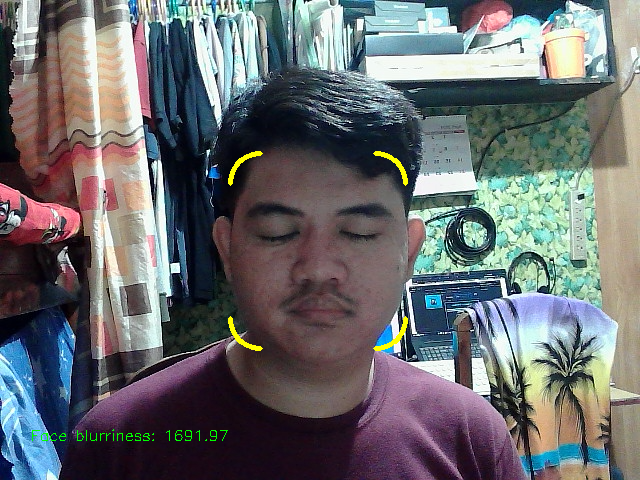
#> input picture test.png, 640 x 480 px, given in place of the camera
$ python track_pupil.py
#> lines starting #> are read from the running program, lines starting #| are printed output that depends on the picture; after the words box and inside, x2 and y2 are one past the last pixel; in counts of white or black regions, pixels touching at a corner belong together
#> in main, frame is the input picture: shape (480, 640, 3); mean B, G, R 110.3, 107.8, 105.9
import cv2
import numpy as np


# init part
face_cascade = cv2.CascadeClassifier(cv2.data.haarcascades + 'haarcascade_frontalface_default.xml')
eye_cascade = cv2.CascadeClassifier('Model/haarcascade_eye.xml')
detector_params = cv2.SimpleBlobDetector_Params()
detector_params.filterByArea = True
detector_params.maxArea = 1500
detector = cv2.SimpleBlobDetector_create(detector_params)


def detect_faces(img, cascade):
    gray_frame = cv2.cvtColor(img, cv2.COLOR_BGR2GRAY)
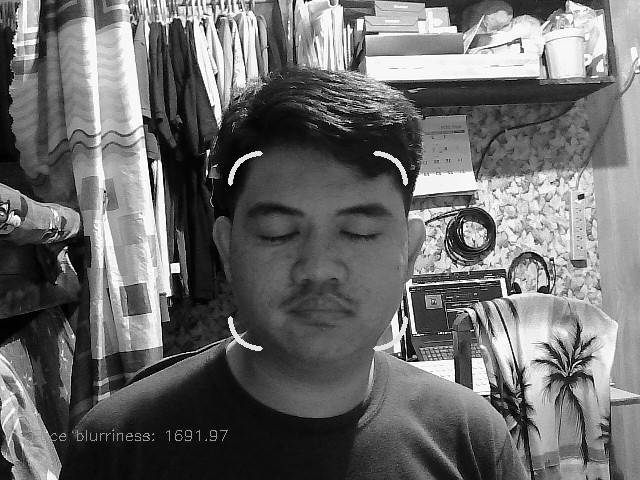
#> gray_frame: shape (480, 640); min 0, max 255, mean 107.5
    coords = cascade.detectMultiScale(gray_frame, 1.3, 5)
#> coords = [[226, 162, 190, 190]]

    for (x, y, w, h ) in coords:

        cv2.rectangle(img, (x, y), (x + w, y + h), (0, 255, 0), 2)
#> this loop made 1 pass
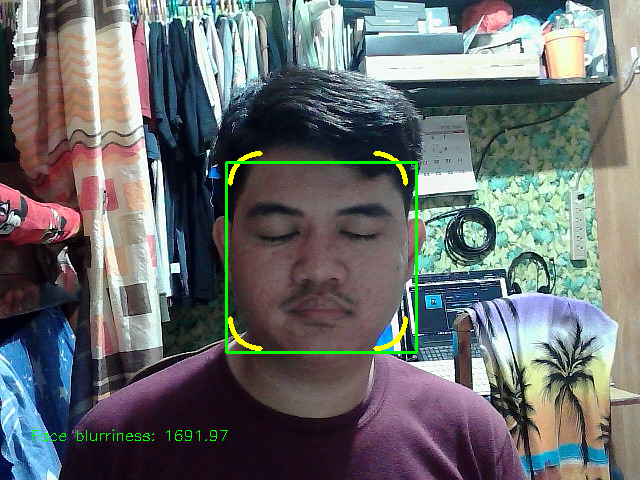
#> img: shape (480, 640, 3); 0.74% of pixels changed, all inside (x1, y1, x2, y2) = (225, 161, 418, 354)

    if len(coords) > 1:


        biggest = (0, 0, 0, 0)
        for i in coords:
            if i[3] > biggest[3]:
                biggest = i
        biggest = np.array([i], np.int32)
    elif len(coords) == 1:
        biggest = coords
#> biggest = [[226, 162, 190, 190]]
    else:
        return None
    for (x, y, w, h) in biggest:
        frame = img[y:y + h, x:x + w]
#> this loop made 1 pass
#> pass 1, in detect_faces, `frame = img[y:y + h, x:x + w]`:
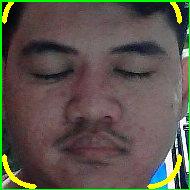
#> frame: shape (190, 190, 3); mean B, G, R 74.6, 85.2, 90.7

    return frame


def detect_eyes(img, cascade):
    gray_frame = cv2.cvtColor(img, cv2.COLOR_BGR2GRAY)
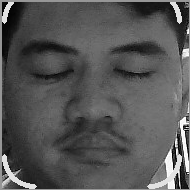
#> gray_frame: shape (190, 190); min 1, max 255, mean 85.6
    eyes = cascade.detectMultiScale(gray_frame, 1.3, 5)  # detect eyes
#> eyes = ()
    width = np.size(img, 1)  # get face frame width
#> width = 190
    height = np.size(img, 0)  # get face frame height
#> height = 190
    left_eye = None
    right_eye = None
    for (x, y, w, h) in eyes:
        if y > height / 2:
            pass
        eyecenter = x + w / 2  # get the eye center
        if eyecenter < width * 0.5:
            left_eye = img[y:y + h, x:x + w]
            cv2.rectangle(img, (x, y), (x + w, y + h), (0, 0, 255), 2)
        else:
            right_eye = img[y:y + h, x:x + w]
            cv2.rectangle(img, (x, y), (x + w, y + h), (0, 0, 255), 2)
#> this loop made 0 passes


    return left_eye, right_eye


def cut_eyebrows(img):
    height, width = img.shape[:2]
    eyebrow_h = int(height / 4)
    img = img[eyebrow_h:height, 0:width]  # cut eyebrows out (15 px)

    return img


def blob_process(img, threshold, detector):
    gray_frame = cv2.cvtColor(img, cv2.COLOR_BGR2GRAY)
    _, img = cv2.threshold(gray_frame, threshold, 255, cv2.THRESH_BINARY)
    img = cv2.erode(img, None, iterations=2)
    img = cv2.dilate(img, None, iterations=4)
    img = cv2.medianBlur(img, 5)
    keypoints = detector.detect(img)
    print(keypoints)
    return keypoints


def nothing(x):
    pass


def main():
    cap = cv2.VideoCapture(0)
    cv2.namedWindow('image')
    cv2.createTrackbar('threshold', 'image', 0, 255, nothing)
    while True:
        _, frame = cap.read()
        face_frame = detect_faces(frame, face_cascade)
        if face_frame is not None:

            eyes = detect_eyes(face_frame, eye_cascade)
            for eye in eyes:
                if eye is not None:
                    threshold = r = cv2.getTrackbarPos('threshold', 'image')
                    eye = cut_eyebrows(eye)
                    keypoints = blob_process(eye, threshold, detector)
                    eye = cv2.drawKeypoints(eye, keypoints, eye, (0, 0, 255), cv2.DRAW_MATCHES_FLAGS_DRAW_RICH_KEYPOINTS)
        cv2.imshow('image', frame)
        if cv2.waitKey(1) & 0xFF == ord('q'):
#> (key q is pressed here)
            break
    cap.release()
    cv2.destroyAllWindows()


if __name__ == "__main__":
    main()
